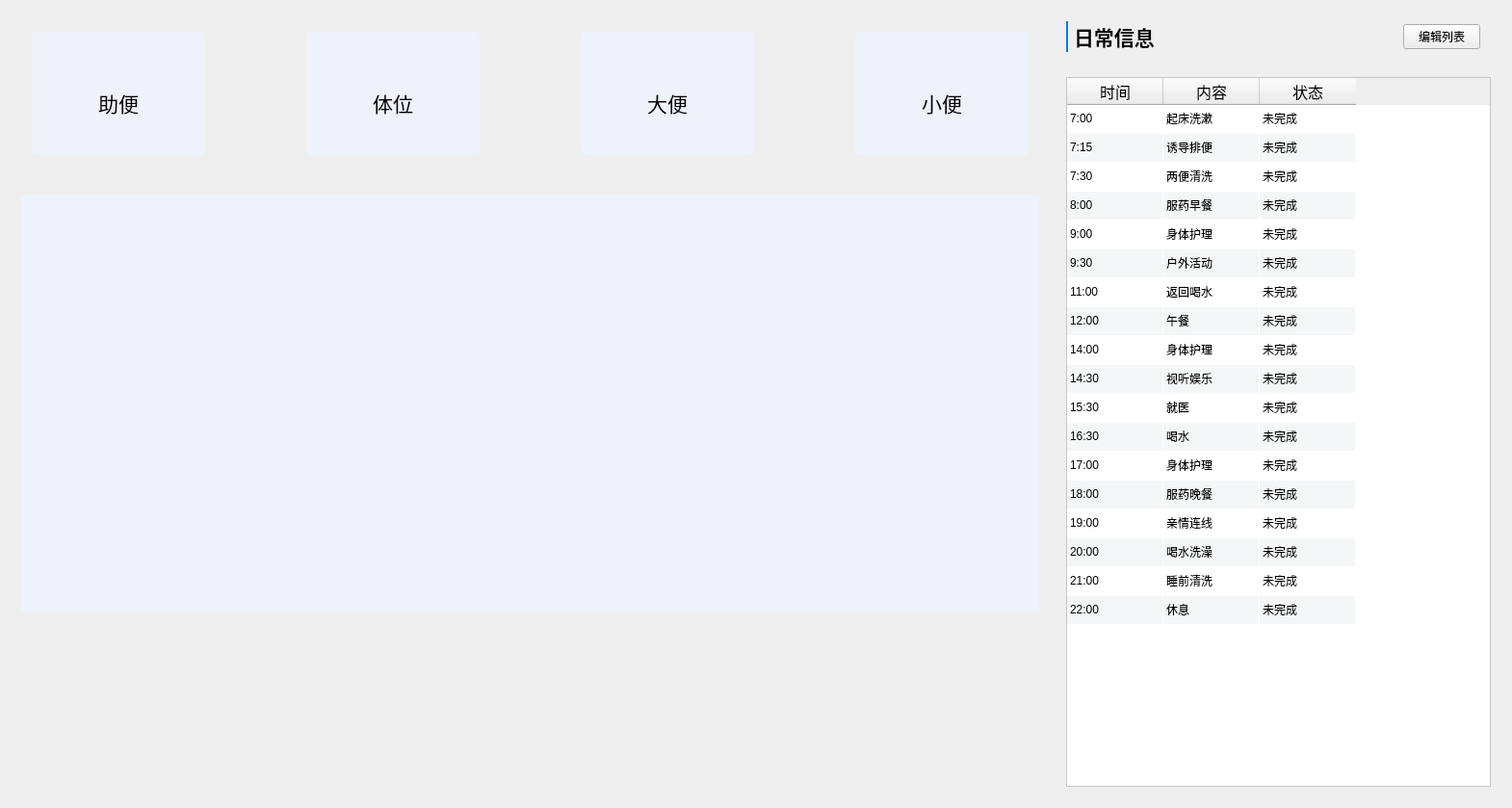
<?xml version="1.0" encoding="UTF-8"?>
<ui version="4.0">
 <class>HomeViewClass</class>
 <widget class="QWidget" name="HomeViewClass">
  <property name="geometry">
   <rect>
    <x>0</x>
    <y>0</y>
    <width>1570</width>
    <height>839</height>
   </rect>
  </property>
  <property name="windowTitle">
   <string>HomeView</string>
  </property>
  <layout class="QHBoxLayout" name="horizontalLayout" stretch="7,3">
   <item>
    <widget class="QWidget" name="widget_8" native="true">
     <property name="Style_Widget" stdset="0">
      <string>Style_White_Widget</string>
     </property>
     <layout class="QVBoxLayout" name="verticalLayout_6">
      <property name="spacing">
       <number>30</number>
      </property>
      <item>
       <widget class="QWidget" name="widget_13" native="true">
        <property name="sizePolicy">
         <sizepolicy hsizetype="Preferred" vsizetype="Fixed">
          <horstretch>0</horstretch>
          <verstretch>0</verstretch>
         </sizepolicy>
        </property>
        <property name="maximumSize">
         <size>
          <width>16777215</width>
          <height>150</height>
         </size>
        </property>
        <property name="styleSheet">
         <string notr="true">QAbstractButton {
	padding-top: 20px;
    border-radius: 5px;
    border: 0px solid #525252;
    background-color: #EEF2FB;
}
QAbstractButton:checked {
	
	background-image: url(:/image/common/蓝色选中.png);
}</string>
        </property>
        <layout class="QGridLayout" name="gridLayout">
         <item row="0" column="0">
          <widget class="QToolButton" name="toolButton_17">
           <property name="sizePolicy">
            <sizepolicy hsizetype="Preferred" vsizetype="Preferred">
             <horstretch>0</horstretch>
             <verstretch>0</verstretch>
            </sizepolicy>
           </property>
           <property name="minimumSize">
            <size>
             <width>180</width>
             <height>0</height>
            </size>
           </property>
           <property name="maximumSize">
            <size>
             <width>180</width>
             <height>16777215</height>
            </size>
           </property>
           <property name="font">
            <font>
             <pointsize>16</pointsize>
            </font>
           </property>
           <property name="text">
            <string>助便</string>
           </property>
           <property name="icon">
            <iconset resource="../../../resources/QtIntellectNurse.qrc">
             <normaloff>:/image/common/助便.png</normaloff>:/image/common/助便.png</iconset>
           </property>
           <property name="iconSize">
            <size>
             <width>134</width>
             <height>82</height>
            </size>
           </property>
           <property name="checkable">
            <bool>true</bool>
           </property>
           <property name="checked">
            <bool>true</bool>
           </property>
           <property name="toolButtonStyle">
            <enum>Qt::ToolButtonTextUnderIcon</enum>
           </property>
           <attribute name="buttonGroup">
            <string notr="true">buttonGroup</string>
           </attribute>
          </widget>
         </item>
         <item row="0" column="4">
          <widget class="QToolButton" name="toolButton_16">
           <property name="sizePolicy">
            <sizepolicy hsizetype="Preferred" vsizetype="Preferred">
             <horstretch>0</horstretch>
             <verstretch>0</verstretch>
            </sizepolicy>
           </property>
           <property name="minimumSize">
            <size>
             <width>180</width>
             <height>0</height>
            </size>
           </property>
           <property name="maximumSize">
            <size>
             <width>180</width>
             <height>16777215</height>
            </size>
           </property>
           <property name="font">
            <font>
             <pointsize>16</pointsize>
            </font>
           </property>
           <property name="text">
            <string>大便</string>
           </property>
           <property name="icon">
            <iconset resource="../../../resources/QtIntellectNurse.qrc">
             <normaloff>:/image/common/大便.png</normaloff>:/image/common/大便.png</iconset>
           </property>
           <property name="iconSize">
            <size>
             <width>134</width>
             <height>82</height>
            </size>
           </property>
           <property name="checkable">
            <bool>true</bool>
           </property>
           <property name="toolButtonStyle">
            <enum>Qt::ToolButtonTextUnderIcon</enum>
           </property>
           <attribute name="buttonGroup">
            <string notr="true">buttonGroup</string>
           </attribute>
          </widget>
         </item>
         <item row="0" column="1">
          <spacer name="horizontalSpacer">
           <property name="orientation">
            <enum>Qt::Horizontal</enum>
           </property>
           <property name="sizeHint" stdset="0">
            <size>
             <width>40</width>
             <height>20</height>
            </size>
           </property>
          </spacer>
         </item>
         <item row="0" column="2">
          <widget class="QToolButton" name="toolButton_15">
           <property name="sizePolicy">
            <sizepolicy hsizetype="Preferred" vsizetype="Preferred">
             <horstretch>0</horstretch>
             <verstretch>0</verstretch>
            </sizepolicy>
           </property>
           <property name="minimumSize">
            <size>
             <width>180</width>
             <height>0</height>
            </size>
           </property>
           <property name="maximumSize">
            <size>
             <width>180</width>
             <height>16777215</height>
            </size>
           </property>
           <property name="font">
            <font>
             <pointsize>16</pointsize>
            </font>
           </property>
           <property name="text">
            <string>体位</string>
           </property>
           <property name="icon">
            <iconset resource="../../../resources/QtIntellectNurse.qrc">
             <normaloff>:/image/common/体位.png</normaloff>:/image/common/体位.png</iconset>
           </property>
           <property name="iconSize">
            <size>
             <width>134</width>
             <height>82</height>
            </size>
           </property>
           <property name="checkable">
            <bool>true</bool>
           </property>
           <property name="toolButtonStyle">
            <enum>Qt::ToolButtonTextUnderIcon</enum>
           </property>
           <attribute name="buttonGroup">
            <string notr="true">buttonGroup</string>
           </attribute>
          </widget>
         </item>
         <item row="0" column="3">
          <spacer name="horizontalSpacer_2">
           <property name="orientation">
            <enum>Qt::Horizontal</enum>
           </property>
           <property name="sizeHint" stdset="0">
            <size>
             <width>40</width>
             <height>20</height>
            </size>
           </property>
          </spacer>
         </item>
         <item row="0" column="6">
          <widget class="QToolButton" name="toolButton_18">
           <property name="sizePolicy">
            <sizepolicy hsizetype="Preferred" vsizetype="Preferred">
             <horstretch>0</horstretch>
             <verstretch>0</verstretch>
            </sizepolicy>
           </property>
           <property name="minimumSize">
            <size>
             <width>180</width>
             <height>0</height>
            </size>
           </property>
           <property name="maximumSize">
            <size>
             <width>180</width>
             <height>16777215</height>
            </size>
           </property>
           <property name="font">
            <font>
             <pointsize>16</pointsize>
            </font>
           </property>
           <property name="text">
            <string>小便</string>
           </property>
           <property name="icon">
            <iconset resource="../../../resources/QtIntellectNurse.qrc">
             <normaloff>:/image/common/小便.png</normaloff>:/image/common/小便.png</iconset>
           </property>
           <property name="iconSize">
            <size>
             <width>134</width>
             <height>82</height>
            </size>
           </property>
           <property name="checkable">
            <bool>true</bool>
           </property>
           <property name="toolButtonStyle">
            <enum>Qt::ToolButtonTextUnderIcon</enum>
           </property>
           <attribute name="buttonGroup">
            <string notr="true">buttonGroup</string>
           </attribute>
          </widget>
         </item>
         <item row="0" column="5">
          <spacer name="horizontalSpacer_3">
           <property name="orientation">
            <enum>Qt::Horizontal</enum>
           </property>
           <property name="sizeHint" stdset="0">
            <size>
             <width>40</width>
             <height>20</height>
            </size>
           </property>
          </spacer>
         </item>
        </layout>
       </widget>
      </item>
      <item>
       <widget class="QWidget" name="widget" native="true">
        <property name="styleSheet">
         <string notr="true">background-color: rgb(238, 242, 251);</string>
        </property>
        <layout class="QHBoxLayout" name="horizontalLayout_2">
         <property name="leftMargin">
          <number>20</number>
         </property>
         <property name="topMargin">
          <number>20</number>
         </property>
         <property name="rightMargin">
          <number>20</number>
         </property>
         <property name="bottomMargin">
          <number>20</number>
         </property>
         <item>
          <widget class="PixmapWidget" name="widget_11" native="true"/>
         </item>
        </layout>
       </widget>
      </item>
      <item>
       <widget class="QWidget" name="widget_12" native="true">
        <property name="sizePolicy">
         <sizepolicy hsizetype="Preferred" vsizetype="Fixed">
          <horstretch>0</horstretch>
          <verstretch>0</verstretch>
         </sizepolicy>
        </property>
        <property name="maximumSize">
         <size>
          <width>16777215</width>
          <height>16777215</height>
         </size>
        </property>
        <property name="styleSheet">
         <string notr="true">QAbstractButton {
	padding-top: 10px;
    border-radius: 5px;
    border: 2px solid #525252;
    background-color: #FFFFFF;
}</string>
        </property>
        <layout class="QHBoxLayout" name="horizontalLayout_9">
         <item>
          <widget class="PixmapWidget" name="widget_17" native="true">
           <property name="minimumSize">
            <size>
             <width>130</width>
             <height>130</height>
            </size>
           </property>
           <property name="maximumSize">
            <size>
             <width>130</width>
             <height>16777215</height>
            </size>
           </property>
          </widget>
         </item>
         <item>
          <widget class="PixmapWidget" name="widget_6" native="true">
           <property name="minimumSize">
            <size>
             <width>130</width>
             <height>130</height>
            </size>
           </property>
           <property name="maximumSize">
            <size>
             <width>130</width>
             <height>16777215</height>
            </size>
           </property>
          </widget>
         </item>
         <item>
          <widget class="PixmapWidget" name="widget_5" native="true">
           <property name="minimumSize">
            <size>
             <width>130</width>
             <height>130</height>
            </size>
           </property>
           <property name="maximumSize">
            <size>
             <width>130</width>
             <height>16777215</height>
            </size>
           </property>
          </widget>
         </item>
        </layout>
       </widget>
      </item>
     </layout>
    </widget>
   </item>
   <item>
    <widget class="QWidget" name="widget_9" native="true">
     <property name="Style_Widget" stdset="0">
      <string>Style_White_Widget</string>
     </property>
     <layout class="QVBoxLayout" name="verticalLayout">
      <property name="spacing">
       <number>15</number>
      </property>
      <item>
       <widget class="QWidget" name="widget_2" native="true">
        <layout class="QHBoxLayout" name="horizontalLayout_3">
         <property name="leftMargin">
          <number>0</number>
         </property>
         <property name="topMargin">
          <number>0</number>
         </property>
         <item>
          <widget class="QLabel" name="label">
           <property name="font">
            <font>
             <pointsize>16</pointsize>
             <bold>true</bold>
            </font>
           </property>
           <property name="styleSheet">
            <string notr="true">border:0px solid #5F92B2;
border-left:2px solid #007AF4;</string>
           </property>
           <property name="text">
            <string>日常信息</string>
           </property>
          </widget>
         </item>
         <item>
          <widget class="QPushButton" name="btnEdit">
           <property name="sizePolicy">
            <sizepolicy hsizetype="Fixed" vsizetype="Fixed">
             <horstretch>0</horstretch>
             <verstretch>0</verstretch>
            </sizepolicy>
           </property>
           <property name="text">
            <string>编辑列表</string>
           </property>
          </widget>
         </item>
        </layout>
       </widget>
      </item>
      <item>
       <widget class="QTableWidget" name="tableWidget">
        <property name="styleSheet">
         <string notr="true">
QTableWidget
{
	alternate-background-color:rgb(244,246,248);
	background-color:rgb(255,255,255);
}
QTableWidget::Item{
	border:0px solid rgb(0,0,0);
}</string>
        </property>
        <property name="verticalScrollBarPolicy">
         <enum>Qt::ScrollBarAlwaysOff</enum>
        </property>
        <property name="horizontalScrollBarPolicy">
         <enum>Qt::ScrollBarAlwaysOff</enum>
        </property>
        <property name="alternatingRowColors">
         <bool>true</bool>
        </property>
        <property name="selectionMode">
         <enum>QAbstractItemView::NoSelection</enum>
        </property>
        <property name="showGrid">
         <bool>true</bool>
        </property>
        <property name="gridStyle">
         <enum>Qt::NoPen</enum>
        </property>
        <attribute name="verticalHeaderVisible">
         <bool>false</bool>
        </attribute>
        <row>
         <property name="text">
          <string>新建行</string>
         </property>
        </row>
        <row>
         <property name="text">
          <string>新建行</string>
         </property>
        </row>
        <row>
         <property name="text">
          <string>新建行</string>
         </property>
        </row>
        <row>
         <property name="text">
          <string>新建行</string>
         </property>
        </row>
        <row>
         <property name="text">
          <string>新建行</string>
         </property>
        </row>
        <row>
         <property name="text">
          <string>新建行</string>
         </property>
        </row>
        <row>
         <property name="text">
          <string>新建行</string>
         </property>
        </row>
        <row>
         <property name="text">
          <string>新建行</string>
         </property>
        </row>
        <row>
         <property name="text">
          <string>新建行</string>
         </property>
        </row>
        <row>
         <property name="text">
          <string>新建行</string>
         </property>
        </row>
        <row>
         <property name="text">
          <string>新建行</string>
         </property>
        </row>
        <row>
         <property name="text">
          <string>新建行</string>
         </property>
        </row>
        <row>
         <property name="text">
          <string>新建行</string>
         </property>
        </row>
        <row>
         <property name="text">
          <string>新建行</string>
         </property>
        </row>
        <row>
         <property name="text">
          <string>新建行</string>
         </property>
        </row>
        <row>
         <property name="text">
          <string>新建行</string>
         </property>
        </row>
        <row>
         <property name="text">
          <string>新建行</string>
         </property>
        </row>
        <row>
         <property name="text">
          <string>新建行</string>
         </property>
        </row>
        <column>
         <property name="text">
          <string>时间</string>
         </property>
         <property name="font">
          <font>
           <pointsize>12</pointsize>
          </font>
         </property>
        </column>
        <column>
         <property name="text">
          <string>内容</string>
         </property>
         <property name="font">
          <font>
           <pointsize>12</pointsize>
          </font>
         </property>
        </column>
        <column>
         <property name="text">
          <string>状态</string>
         </property>
         <property name="font">
          <font>
           <pointsize>12</pointsize>
          </font>
         </property>
         <property name="background">
          <color>
           <red>244</red>
           <green>246</green>
           <blue>248</blue>
          </color>
         </property>
        </column>
        <item row="0" column="0">
         <property name="text">
          <string>7:00</string>
         </property>
        </item>
        <item row="0" column="1">
         <property name="text">
          <string>起床洗漱</string>
         </property>
        </item>
        <item row="0" column="2">
         <property name="text">
          <string>未完成</string>
         </property>
        </item>
        <item row="1" column="0">
         <property name="text">
          <string>7:15</string>
         </property>
        </item>
        <item row="1" column="1">
         <property name="text">
          <string>诱导排便</string>
         </property>
        </item>
        <item row="1" column="2">
         <property name="text">
          <string>未完成</string>
         </property>
        </item>
        <item row="2" column="0">
         <property name="text">
          <string>7:30</string>
         </property>
        </item>
        <item row="2" column="1">
         <property name="text">
          <string>两便清洗</string>
         </property>
        </item>
        <item row="2" column="2">
         <property name="text">
          <string>未完成</string>
         </property>
        </item>
        <item row="3" column="0">
         <property name="text">
          <string>8:00</string>
         </property>
        </item>
        <item row="3" column="1">
         <property name="text">
          <string>服药早餐</string>
         </property>
        </item>
        <item row="3" column="2">
         <property name="text">
          <string>未完成</string>
         </property>
        </item>
        <item row="4" column="0">
         <property name="text">
          <string>9:00</string>
         </property>
        </item>
        <item row="4" column="1">
         <property name="text">
          <string>身体护理</string>
         </property>
        </item>
        <item row="4" column="2">
         <property name="text">
          <string>未完成</string>
         </property>
        </item>
        <item row="5" column="0">
         <property name="text">
          <string>9:30</string>
         </property>
        </item>
        <item row="5" column="1">
         <property name="text">
          <string>户外活动</string>
         </property>
        </item>
        <item row="5" column="2">
         <property name="text">
          <string>未完成</string>
         </property>
        </item>
        <item row="6" column="0">
         <property name="text">
          <string>11:00</string>
         </property>
        </item>
        <item row="6" column="1">
         <property name="text">
          <string>返回喝水</string>
         </property>
        </item>
        <item row="6" column="2">
         <property name="text">
          <string>未完成</string>
         </property>
        </item>
        <item row="7" column="0">
         <property name="text">
          <string>12:00</string>
         </property>
        </item>
        <item row="7" column="1">
         <property name="text">
          <string>午餐</string>
         </property>
        </item>
        <item row="7" column="2">
         <property name="text">
          <string>未完成</string>
         </property>
        </item>
        <item row="8" column="0">
         <property name="text">
          <string>14:00</string>
         </property>
        </item>
        <item row="8" column="1">
         <property name="text">
          <string>身体护理</string>
         </property>
        </item>
        <item row="8" column="2">
         <property name="text">
          <string>未完成</string>
         </property>
        </item>
        <item row="9" column="0">
         <property name="text">
          <string>14:30</string>
         </property>
        </item>
        <item row="9" column="1">
         <property name="text">
          <string>视听娱乐</string>
         </property>
        </item>
        <item row="9" column="2">
         <property name="text">
          <string>未完成</string>
         </property>
        </item>
        <item row="10" column="0">
         <property name="text">
          <string>15:30</string>
         </property>
        </item>
        <item row="10" column="1">
         <property name="text">
          <string>就医</string>
         </property>
        </item>
        <item row="10" column="2">
         <property name="text">
          <string>未完成</string>
         </property>
        </item>
        <item row="11" column="0">
         <property name="text">
          <string>16:30</string>
         </property>
        </item>
        <item row="11" column="1">
         <property name="text">
          <string>喝水</string>
         </property>
        </item>
        <item row="11" column="2">
         <property name="text">
          <string>未完成</string>
         </property>
        </item>
        <item row="12" column="0">
         <property name="text">
          <string>17:00</string>
         </property>
        </item>
        <item row="12" column="1">
         <property name="text">
          <string>身体护理</string>
         </property>
        </item>
        <item row="12" column="2">
         <property name="text">
          <string>未完成</string>
         </property>
        </item>
        <item row="13" column="0">
         <property name="text">
          <string>18:00</string>
         </property>
        </item>
        <item row="13" column="1">
         <property name="text">
          <string>服药晚餐</string>
         </property>
        </item>
        <item row="13" column="2">
         <property name="text">
          <string>未完成</string>
         </property>
        </item>
        <item row="14" column="0">
         <property name="text">
          <string>19:00</string>
         </property>
        </item>
        <item row="14" column="1">
         <property name="text">
          <string>亲情连线</string>
         </property>
        </item>
        <item row="14" column="2">
         <property name="text">
          <string>未完成</string>
         </property>
        </item>
        <item row="15" column="0">
         <property name="text">
          <string>20:00</string>
         </property>
        </item>
        <item row="15" column="1">
         <property name="text">
          <string>喝水洗澡</string>
         </property>
        </item>
        <item row="15" column="2">
         <property name="text">
          <string>未完成</string>
         </property>
        </item>
        <item row="16" column="0">
         <property name="text">
          <string>21:00</string>
         </property>
        </item>
        <item row="16" column="1">
         <property name="text">
          <string>睡前清洗</string>
         </property>
        </item>
        <item row="16" column="2">
         <property name="text">
          <string>未完成</string>
         </property>
        </item>
        <item row="17" column="0">
         <property name="text">
          <string>22:00</string>
         </property>
        </item>
        <item row="17" column="1">
         <property name="text">
          <string>休息</string>
         </property>
        </item>
        <item row="17" column="2">
         <property name="text">
          <string>未完成</string>
         </property>
        </item>
       </widget>
      </item>
     </layout>
    </widget>
   </item>
  </layout>
 </widget>
 <layoutdefault spacing="6" margin="11"/>
 <customwidgets>
  <customwidget>
   <class>PixmapWidget</class>
   <extends>QWidget</extends>
   <header>Component/PixmapWidget/PixmapWidget.h</header>
   <container>1</container>
  </customwidget>
 </customwidgets>
 <resources>
  <include location="../../../resources/QtIntellectNurse.qrc"/>
 </resources>
 <connections/>
 <buttongroups>
  <buttongroup name="buttonGroup"/>
 </buttongroups>
</ui>
